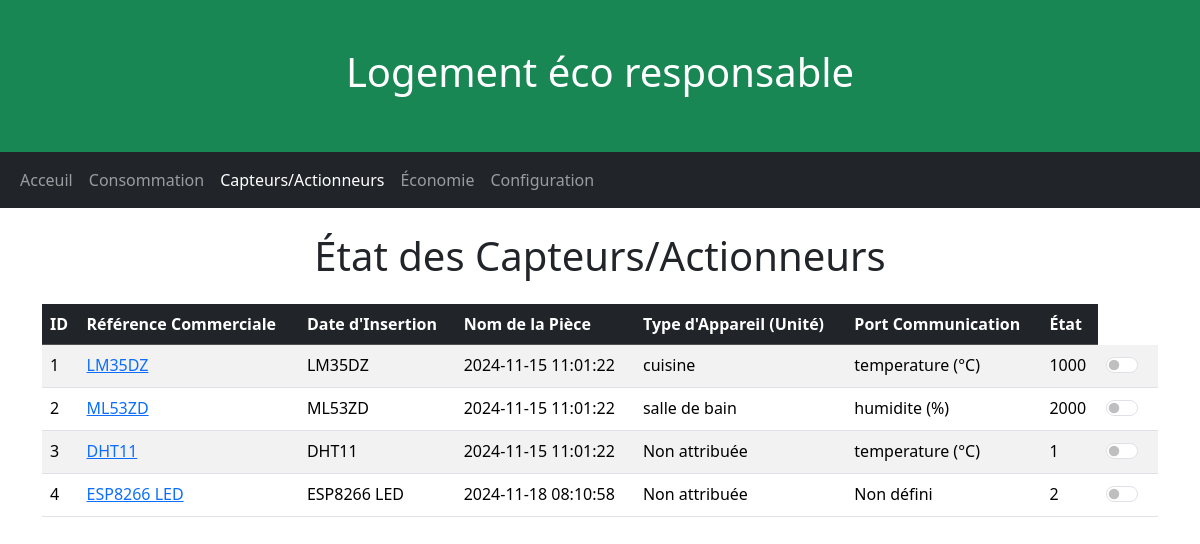
The app's page /etat with its own data.
### tables this page shows
CREATE TABLE capteur_actionneur (
        id INTEGER PRIMARY KEY AUTOINCREMENT,
        reference_commerciale TEXT NOT NULL,
        insert_date TIMESTAMP DEFAULT CURRENT_TIMESTAMP,
        reference_piece INTEGER,
        type_device INTEGER,
        port_com_serv INTEGER,
        FOREIGN KEY (reference_piece) REFERENCES piece(id),
        FOREIGN KEY (type_device) REFERENCES type_capteur_actionneur(id)
    );

CREATE TABLE piece (
        id INTEGER PRIMARY KEY AUTOINCREMENT,
        nom TEXT NOT NULL,
        localisation TEXT,
        logement_id INTEGER,
        FOREIGN KEY (logement_id) REFERENCES logement(id)
    );

CREATE TABLE type_capteur_actionneur (
        id INTEGER PRIMARY KEY AUTOINCREMENT,
        unite TEXT NOT NULL,
        others TEXT
    );

### main.py (the view)
@app.get("/etat", response_class=HTMLResponse)
async def etat_page(request: Request):
    query = """
    SELECT
      ca.id,
      ca.reference_commerciale,
      ca.insert_date,
      p.nom AS piece_name,
      tca.unite AS type_name,
      ca.port_com_serv
    FROM
      capteur_actionneur ca
    LEFT JOIN
      piece p ON ca.reference_piece = p.id
    LEFT JOIN
      type_capteur_actionneur tca ON ca.type_device = tca.id;
    """
    capteurs_actionneurs = db_request(query)
    return templates.TemplateResponse("etat.html", {
        "request": request,
        "capteurs_actionneurs": capteurs_actionneurs
    })

### templates/etat.html (shortened to what this page needs)
<!DOCTYPE html>
<html lang="en">
<head>
  <link rel="stylesheet" href="https://cdn.jsdelivr.net/npm/bootstrap@5.3.3/dist/css/bootstrap.min.css">
</head>
<body>
  <div class="p-5 bg-success text-white text-center">
    <h1>Logement éco responsable</h1>
  </div>
  <nav class="navbar navbar-expand-sm bg-dark navbar-dark">
    <div class="container-fluid">
      <ul class="navbar-nav">
        <li class="nav-item">
          <a class="nav-link" href="/">Acceuil</a>
        </li>
        <li class="nav-item">
          <a class="nav-link" href="/consommation">Consommation</a>
        </li>
        <li class="nav-item">
          <a class="nav-link active" href="/etat">Capteurs/Actionneurs</a>
        </li>
        <li class="nav-item">
          <a class="nav-link" href="/economie">Économie</a>
        </li>
        <li class="nav-item">
          <a class="nav-link " href="/config">Configuration</a>
        </li>
      </ul>
    </div>
  </nav>
  <div class="container mt-4">
    <h1 class="text-center">État des Capteurs/Actionneurs</h1>
    <table class="table table-striped mt-4">
        <thead class="table-dark">
            <tr>
                <th>ID</th>
                <th>Référence Commerciale</th>
                <th>Date d'Insertion</th>
                <th>Nom de la Pièce</th>
                <th>Type d'Appareil (Unité)</th>
                <th>Port Communication</th>
                <th>État</th>
            </tr>
        </thead>
        <tbody>
            {% for capteur in capteurs_actionneurs %}
            <tr>
                <td>{{ capteur.id }}</td>
                <td>
                  <a href="#" onclick="showMeasurements({{ capteur.id }})">{{ capteur.reference_commerciale }}</a>
                </td>
                <td>{{ capteur.reference_commerciale }}</td>
                <td>{{ capteur.insert_date }}</td>
                <td>{{ capteur.piece_name or 'Non attribuée' }}</td>
                <td>{{ capteur.type_name or 'Non défini' }}</td>
                <td>{{ capteur.port_com_serv }}</td>
                <td>
                    <div class="form-check form-switch">
                        <input
                            class="form-check-input"
                            type="checkbox"
                            id="switch-{{ capteur.id }}"
                        >
                    </div>
                </td>
            </tr>
            {% endfor %}
        </tbody>
    </table>
</div>
</body>
</html>

### records on screen
capteur_actionneur: id "1", reference_commerciale "LM35DZ", insert_date "2024-11-15 11:01:22", nom "cuisine", unite "temperature (°C)", port_com_serv "1000"
capteur_actionneur: id "2", reference_commerciale "ML53ZD", insert_date "2024-11-15 11:01:22", nom "salle de bain", unite "humidite (%)", port_com_serv "2000"
capteur_actionneur: id "3", reference_commerciale "DHT11", insert_date "2024-11-15 11:01:22", piece_name "Non attribuée", unite "temperature (°C)", port_com_serv "1"
capteur_actionneur: id "4", reference_commerciale "ESP8266 LED", insert_date "2024-11-18 08:10:58", piece_name "Non attribuée", type_name "Non défini", port_com_serv "2"
